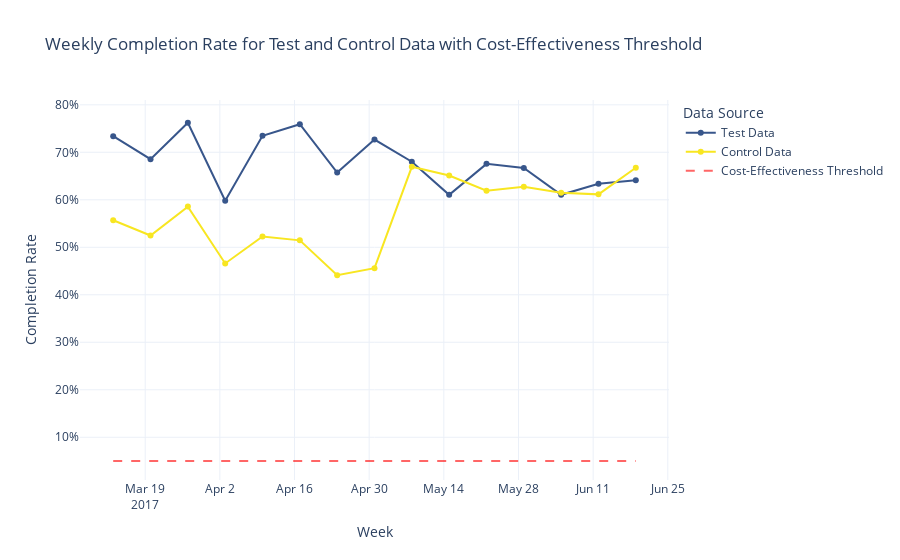

The notebook cell this image was saved under:
### Code cell
import plotly.graph_objects as go
import pandas as pd
import numpy as np
import matplotlib.pyplot as plt
from scipy.stats import chi2_contingency

# Ensure date column is in datetime format
df_final['date'] = pd.to_datetime(df_final['date'])

# Add a 'week' column to the DataFrame
df_final['week'] = df_final['date'].dt.to_period('W').apply(lambda r: r.start_time)

# Calculate weekly completion rate for Test and Control variations
weekly_completion = df_final.groupby(['week', 'variation'])['completion'].mean().unstack()

# Perform Chi-square test for completion rates
contingency_table = pd.crosstab(df_final['variation'], df_final['completion'])
chi2_stat_completion, p_value_completion, _, _ = chi2_contingency(contingency_table)

# Calculate Cramér's V
n = contingency_table.sum().sum()  # Total number of observations
min_dimension = min(contingency_table.shape) - 1  # Minimum dimension - 1
cramers_v = np.sqrt((chi2_stat_completion / n) / min_dimension)

# Print the results
print(f'Chi-square statistic for completion rates: {chi2_stat_completion}, p-value: {p_value_completion}')
print(f"Cramér's V for the association between variation and completion: {cramers_v}")

# Calculate Completion Rates
completion_rates = df_final.groupby('variation')['completion'].mean()
completion_rate_test = completion_rates.get('Test', 0)
completion_rate_control = completion_rates.get('Control', 0)
percentage_increase = ((completion_rate_test - completion_rate_control) / completion_rate_control) * 100 if completion_rate_control != 0 else float('inf')

print(f'Completion rate for Test group: {completion_rate_test}')
print(f'Completion rate for Control group: {completion_rate_control}')
print(f'Percentage increase in completion rate: {percentage_increase}%')

# Define the cost-effectiveness threshold (example: 0.05 or 5%)
cost_effectiveness_threshold = 0.05

# Define viridis-like colors for the variations
viridis_colors = plt.cm.viridis(np.linspace(0, 1, 256))
test_color = 'rgb({}, {}, {})'.format(*[int(c * 255) for c in viridis_colors[68]])
control_color = 'rgb({}, {}, {})'.format(*[int(c * 255) for c in viridis_colors[253]])

# Create a line+scatter plot
fig = go.Figure()

# Line+scatter for test data
fig.add_trace(go.Scatter(
    x=weekly_completion.index,
    y=weekly_completion['Test'],
    mode='lines+markers',
    name='Test Data',
    line=dict(shape='linear', color=test_color)
))

# Line+scatter for control data
fig.add_trace(go.Scatter(
    x=weekly_completion.index,
    y=weekly_completion['Control'],
    mode='lines+markers',
    name='Control Data',
    line=dict(shape='linear', color=control_color)
))

# Add cost-effectiveness threshold line
fig.add_trace(go.Scatter(
    x=weekly_completion.index,
    y=[cost_effectiveness_threshold] * len(weekly_completion),
    mode='lines',
    name='Cost-Effectiveness Threshold',
    line=dict(shape='linear', color='rgba(255, 0, 0, 0.6)', dash='dash')  # Red dashed line
))

# Update layout
fig.update_layout(
    title='Weekly Completion Rate for Test and Control Data with Cost-Effectiveness Threshold',
    xaxis_title='Week',
    yaxis_title='Completion Rate',
    yaxis_tickformat=',.0%',
    legend_title_text='Data Source',
    template='plotly_white'
)

# Show the plot
fig.show()

### Figure 1 — Plotly figure (JSON) as saved in the notebook; plotly's stock layout.template omitted (floating-point values rounded to 4 significant figures)
{"data": [{"line": {"color": "rgb(56, 86, 139)", "shape": "linear"}, "mode": "lines+markers", "name": "Test Data", "type": "scatter", "x": ["2017-03-13T00:00:00", "2017-03-20T00:00:00", "2017-03-27T00:00:00", "2017-04-03T00:00:00", "2017-04-10T00:00:00", "2017-04-17T00:00:00", "2017-04-24T00:00:00", "2017-05-01T00:00:00", "2017-05-08T00:00:00", "2017-05-15T00:00:00", "2017-05-22T00:00:00", "2017-05-29T00:00:00", "2017-06-05T00:00:00", "2017-06-12T00:00:00", "2017-06-19T00:00:00"], "y": [0.734, 0.6854, 0.7622, 0.5979, 0.7349, 0.7593, 0.6574, 0.7268, 0.6802, 0.6105, 0.6756, 0.667, 0.6105, 0.6337, 0.6411]}, {"line": {"color": "rgb(248, 230, 33)", "shape": "linear"}, "mode": "lines+markers", "name": "Control Data", "type": "scatter", "x": ["2017-03-13T00:00:00", "2017-03-20T00:00:00", "2017-03-27T00:00:00", "2017-04-03T00:00:00", "2017-04-10T00:00:00", "2017-04-17T00:00:00", "2017-04-24T00:00:00", "2017-05-01T00:00:00", "2017-05-08T00:00:00", "2017-05-15T00:00:00", "2017-05-22T00:00:00", "2017-05-29T00:00:00", "2017-06-05T00:00:00", "2017-06-12T00:00:00", "2017-06-19T00:00:00"], "y": [0.5569, 0.5248, 0.5857, 0.466, 0.5227, 0.5146, 0.4413, 0.4559, 0.6695, 0.6512, 0.619, 0.6273, 0.615, 0.6114, 0.6675]}, {"line": {"color": "rgba(255, 0, 0, 0.6)", "dash": "dash", "shape": "linear"}, "mode": "lines", "name": "Cost-Effectiveness Threshold", "type": "scatter", "x": ["2017-03-13T00:00:00", "2017-03-20T00:00:00", "2017-03-27T00:00:00", "2017-04-03T00:00:00", "2017-04-10T00:00:00", "2017-04-17T00:00:00", "2017-04-24T00:00:00", "2017-05-01T00:00:00", "2017-05-08T00:00:00", "2017-05-15T00:00:00", "2017-05-22T00:00:00", "2017-05-29T00:00:00", "2017-06-05T00:00:00", "2017-06-12T00:00:00", "2017-06-19T00:00:00"], "y": [0.05, 0.05, 0.05, 0.05, 0.05, 0.05, 0.05, 0.05, 0.05, 0.05, 0.05, 0.05, 0.05, 0.05, 0.05]}], "layout": {"legend": {"title": {"text": "Data Source"}}, "title": {"text": "Weekly Completion Rate for Test and Control Data with Cost-Effectiveness Threshold"}, "xaxis": {"title": {"text": "Week"}}, "yaxis": {"tickformat": ",.0%", "title": {"text": "Completion Rate"}}}}
